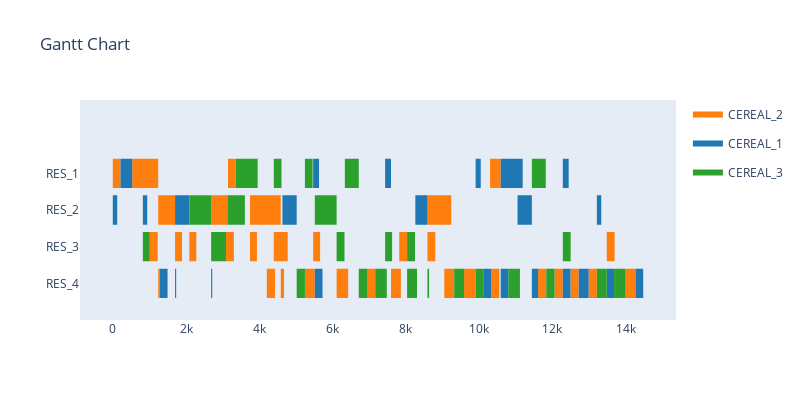

Notebook cell for this chart:
### Code cell
simulation = sim_randomised.Env(visualise=True, verbose=False)

while simulation.alive:
    
    #print(list(simulation.possible_actions.items()))

    action_order = random.choice(list(simulation.possible_actions.keys()))
    action_resource = random.choice(simulation.possible_actions[action_order])
    
    #print("Action is taken: " , (action_order,action_resource))
    #print()
    simulation.step((action_order,action_resource))

### Figure 1 — Plotly figure (JSON) as saved in the notebook; plotly's stock layout.template omitted (floating-point values rounded to 4 significant figures; data arrays with more than 128 entries replaced by an {"elided": "..."} marker saying what was removed)
{"data": [{"fill": "toself", "fillcolor": "rgb(255, 127, 14)", "hoverinfo": "name", "legendgroup": "rgb(255, 127, 14)", "mode": "none", "name": "CEREAL_2", "showlegend": true, "type": "scatter", "x": {"elided": "239 int values"}, "y": {"elided": "239 float values"}}, {"fill": "toself", "fillcolor": "rgb(31, 119, 180)", "hoverinfo": "name", "legendgroup": "rgb(31, 119, 180)", "mode": "none", "name": "CEREAL_1", "showlegend": true, "type": "scatter", "x": {"elided": "149 int values"}, "y": {"elided": "149 float values"}}, {"fill": "toself", "fillcolor": "rgb(44, 160, 44)", "hoverinfo": "name", "legendgroup": "rgb(44, 160, 44)", "mode": "none", "name": "CEREAL_3", "showlegend": true, "type": "scatter", "x": {"elided": "159 int values"}, "y": {"elided": "159 float values"}}, {"legendgroup": "rgb(255, 127, 14)", "marker": {"color": "rgb(255, 127, 14)", "opacity": 0, "size": 1}, "mode": "markers", "name": "", "showlegend": false, "text": [null, null, null, null, null, null, null, null, null, null, null, null, null, null, null, null, null, null, null, null, null, null, null, null, null, null, null, null, null, null, null, null, null, null, null, null, null, null, null, null, null, null, null, null, null, null, null, null, null, null, null, null, null, null, null, null, null, null, null, null, null, null, null, null, null, null, null, null, null, null, null, null, null, null, null, null, null, null, null, null, null, null, null, null, null, null, null, null, null, null, null, null, null, null, null, null], "type": "scatter", "x": [0, 210, 530, 820, 820, 1030, 1010, 1225, 1030, 1240, 1240, 1285, 1240, 1700, 1700, 1890, 2090, 2280, 2685, 3145, 3090, 3305, 3145, 3355, 3745, 4205, 3745, 3935, 4205, 4395, 4205, 4430, 4395, 4585, 4395, 4585, 4585, 4630, 4585, 4775, 4630, 4675, 5245, 5470, 5470, 5515, 5470, 5660, 6110, 6335, 6335, 6380, 6380, 6425, 6940, 7165, 7595, 7820, 7820, 7865, 7820, 8035, 8590, 9050, 8590, 8805, 9050, 9240, 9050, 9275, 9275, 9320, 9590, 9815, 9815, 9860, 9860, 9905, 10300, 10590, 10330, 10555, 11610, 11835, 12060, 12285, 12495, 12720, 12990, 13215, 13485, 13700, 14000, 14225, 14225, 14270], "y": [3, 3, 3, 3, 3, 3, 1, 1, 3, 3, 0, 0, 2, 2, 1, 1, 1, 1, 2, 2, 1, 1, 3, 3, 2, 2, 1, 1, 2, 2, 0, 0, 2, 2, 1, 1, 0, 0, 1, 1, 0, 0, 0, 0, 0, 0, 1, 1, 0, 0, 0, 0, 0, 0, 0, 0, 0, 0, 0, 0, 1, 1, 2, 2, 1, 1, 2, 2, 0, 0, 0, 0, 0, 0, 0, 0, 0, 0, 3, 3, 0, 0, 0, 0, 0, 0, 0, 0, 0, 0, 1, 1, 0, 0, 0, 0]}, {"legendgroup": "rgb(31, 119, 180)", "marker": {"color": "rgb(31, 119, 180)", "opacity": 0, "size": 1}, "mode": "markers", "name": "", "showlegend": false, "text": [null, null, null, null, null, null, null, null, null, null, null, null, null, null, null, null, null, null, null, null, null, null, null, null, null, null, null, null, null, null, null, null, null, null, null, null, null, null, null, null, null, null, null, null, null, null, null, null, null, null, null, null, null, null, null, null, null, null, null, null], "type": "scatter", "x": [0, 120, 210, 530, 820, 940, 1285, 1495, 1700, 1730, 1700, 2090, 2685, 2715, 4630, 5020, 5470, 5630, 5515, 5725, 7435, 7595, 8260, 8590, 9905, 10045, 10130, 10300, 10300, 10330, 10590, 10800, 10590, 10910, 10910, 11050, 11050, 11190, 11050, 11440, 11440, 11610, 12285, 12495, 12285, 12445, 12720, 12930, 12930, 12960, 12960, 12990, 13215, 13335, 13485, 13655, 13655, 13685, 14270, 14480], "y": [2, 2, 3, 3, 2, 2, 0, 0, 0, 0, 2, 2, 0, 0, 2, 2, 3, 3, 0, 0, 3, 3, 2, 2, 3, 3, 0, 0, 0, 0, 0, 0, 3, 3, 3, 3, 3, 3, 2, 2, 0, 0, 0, 0, 3, 3, 0, 0, 0, 0, 0, 0, 2, 2, 0, 0, 0, 0, 0, 0]}, {"legendgroup": "rgb(44, 160, 44)", "marker": {"color": "rgb(44, 160, 44)", "opacity": 0, "size": 1}, "mode": "markers", "name": "", "showlegend": false, "text": [null, null, null, null, null, null, null, null, null, null, null, null, null, null, null, null, null, null, null, null, null, null, null, null, null, null, null, null, null, null, null, null, null, null, null, null, null, null, null, null, null, null, null, null, null, null, null, null, null, null, null, null, null, null, null, null, null, null, null, null, null, null, null, null], "type": "scatter", "x": [820, 1010, 2090, 2685, 2685, 2900, 2900, 3090, 3145, 3605, 3355, 3745, 3745, 3955, 4395, 4605, 5020, 5245, 5245, 5455, 5515, 6110, 6110, 6325, 6335, 6715, 6715, 6940, 7165, 7390, 7390, 7435, 7435, 7480, 7435, 7625, 8035, 8260, 8035, 8250, 8260, 8305, 8590, 8635, 9320, 9545, 9545, 9590, 9905, 10130, 10800, 11115, 11440, 11820, 11835, 12060, 12285, 12500, 13215, 13440, 13440, 13485, 13685, 14000], "y": [1, 1, 2, 2, 1, 1, 1, 1, 2, 2, 3, 3, 3, 3, 3, 3, 0, 0, 3, 3, 2, 2, 1, 1, 3, 3, 0, 0, 0, 0, 0, 0, 0, 0, 1, 1, 0, 0, 1, 1, 0, 0, 0, 0, 0, 0, 0, 0, 0, 0, 0, 0, 3, 3, 0, 0, 1, 1, 0, 0, 0, 0, 0, 0]}], "layout": {"autosize": false, "height": 400, "hovermode": "closest", "showlegend": true, "title": {"text": "Gantt Chart"}, "width": 800, "xaxis": {"rangeselector": {"buttons": [{"count": 7, "label": "1w", "step": "day", "stepmode": "backward"}, {"count": 1, "label": "1m", "step": "month", "stepmode": "backward"}, {"count": 6, "label": "6m", "step": "month", "stepmode": "backward"}, {"count": 1, "label": "YTD", "step": "year", "stepmode": "todate"}, {"count": 1, "label": "1y", "step": "year", "stepmode": "backward"}, {"step": "all"}]}, "showgrid": false, "type": "linear", "zeroline": false}, "yaxis": {"autorange": false, "range": [-1, 5], "showgrid": false, "ticktext": ["RES_4", "RES_3", "RES_2", "RES_1"], "tickvals": [0, 1, 2, 3], "zeroline": false}}}
